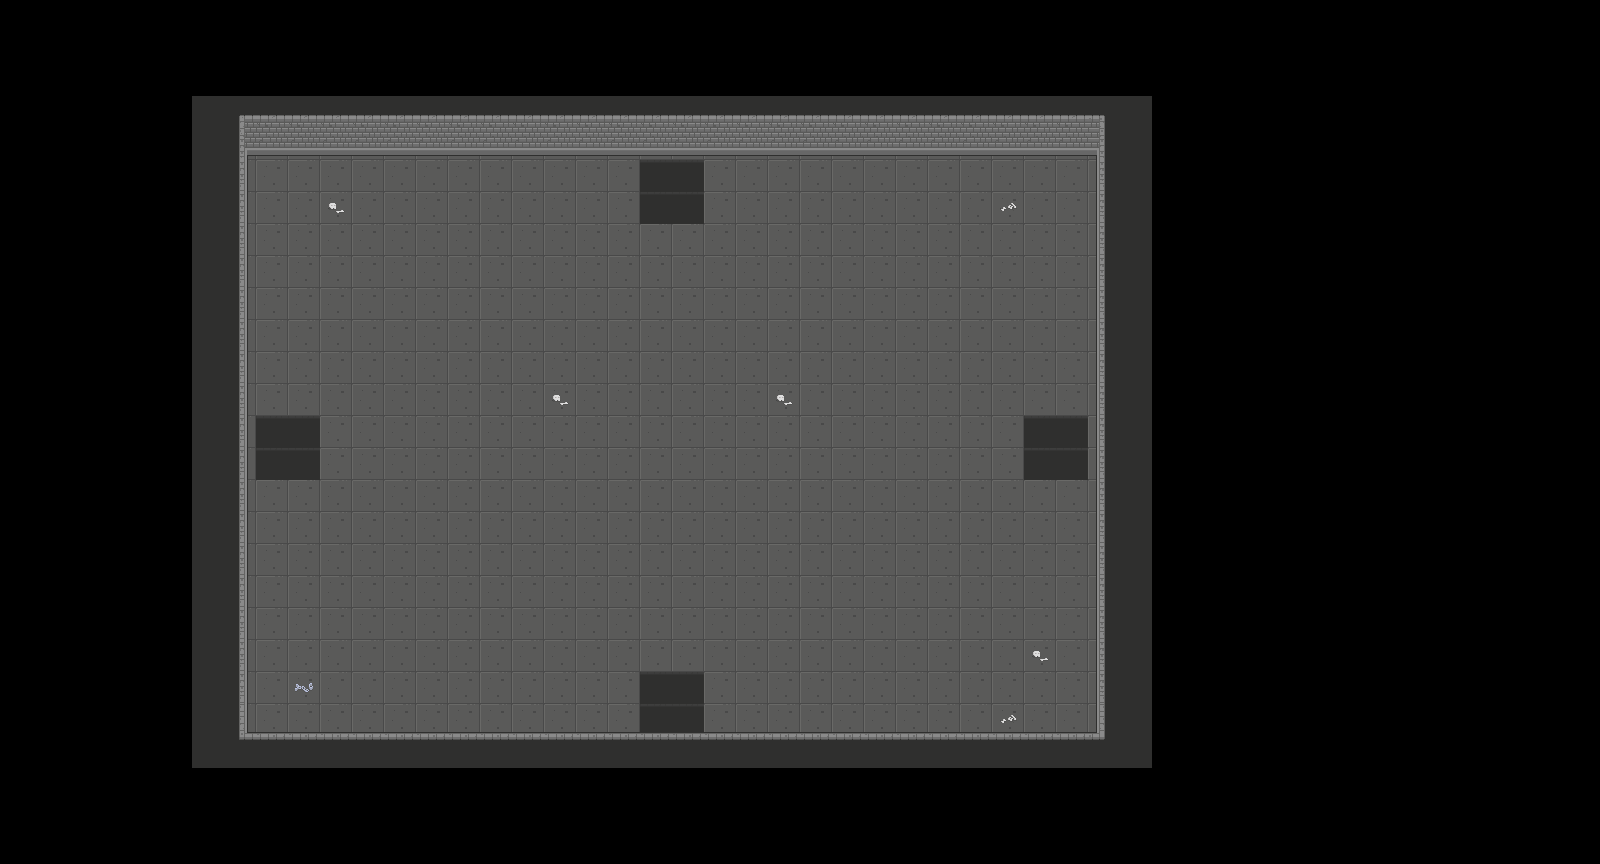

A level layout from a 2D game, rendered from its tile map. Below: a short description, then the map file with tile-grid data replaced by summaries:
An orthogonal 50x27 tile map with 32x32 px tiles, 4 tile layers (Слой тайлов 2, Слой тайлов 3, Слой тайлов 4, Слой тайлов 1) and 14 objects (5x Enemy, 4x solid, 4x hod, player).

<map version="1.0.0" orientation="orthogonal" renderorder="right-down" width="50" height="27" tilewidth="32" tileheight="32" nextobjectid="29">
 <tileset firstgid="1" name="Dungeon_Tileset" tilewidth="32" tileheight="32" tilecount="320" columns="16">
  <image source="images/Dungeon_Tileset.png" width="512" height="640" />
 </tileset>
 <layer name="Слой тайлов 2" width="50" height="27">
  <data>[1350 cells, 537 non-empty, 23 distinct tile ids]</data>
 </layer>
 <layer name="Слой тайлов 3" width="50" height="27">
  <data>[1350 cells, 143 non-empty, 6 distinct tile ids]</data>
 </layer>
 <layer name="Слой тайлов 4" width="50" height="27">
  <data>[1350 cells, 2 non-empty, 2 distinct tile ids]</data>
 </layer>
 <layer name="Слой тайлов 1" width="50" height="27">
  <data>[1350 cells, 189 non-empty, 16 distinct tile ids]</data>
 </layer>
 <objectgroup name="Слой объектов 1" offsetx="32" offsety="32">
  <object id="4" name="player" x="626" y="391" width="32" height="32" />
  <object id="5" name="solid" x="121" y="98" width="110" height="669" />
  <object id="7" name="solid" x="1073" y="104.5" width="120" height="669" />
  <object id="8" name="solid" x="233" y="23.5" width="852" height="104" />
  <object id="9" name="solid" x="223" y="735.5" width="852" height="88" />
  <object id="17" name="hod" x="254" y="416" width="68" height="65" />
  <object id="19" name="hod" x="642" y="161.5" width="68" height="65" />
  <object id="20" name="hod" x="1025" y="417.5" width="68" height="65" />
  <object id="21" name="hod" x="642" y="675.5" width="68" height="65" />
  <object id="22" name="Enemy" x="257" y="160" width="32" height="32" />
  <object id="25" name="Enemy" x="258" y="640" width="32" height="32" />
  <object id="26" name="Enemy" x="992" y="158" width="32" height="32" />
  <object id="27" name="Enemy" x="990" y="639" width="32" height="32" />
  <object id="28" name="Enemy" x="624" y="226" width="32" height="32" />
 </objectgroup>
</map>
